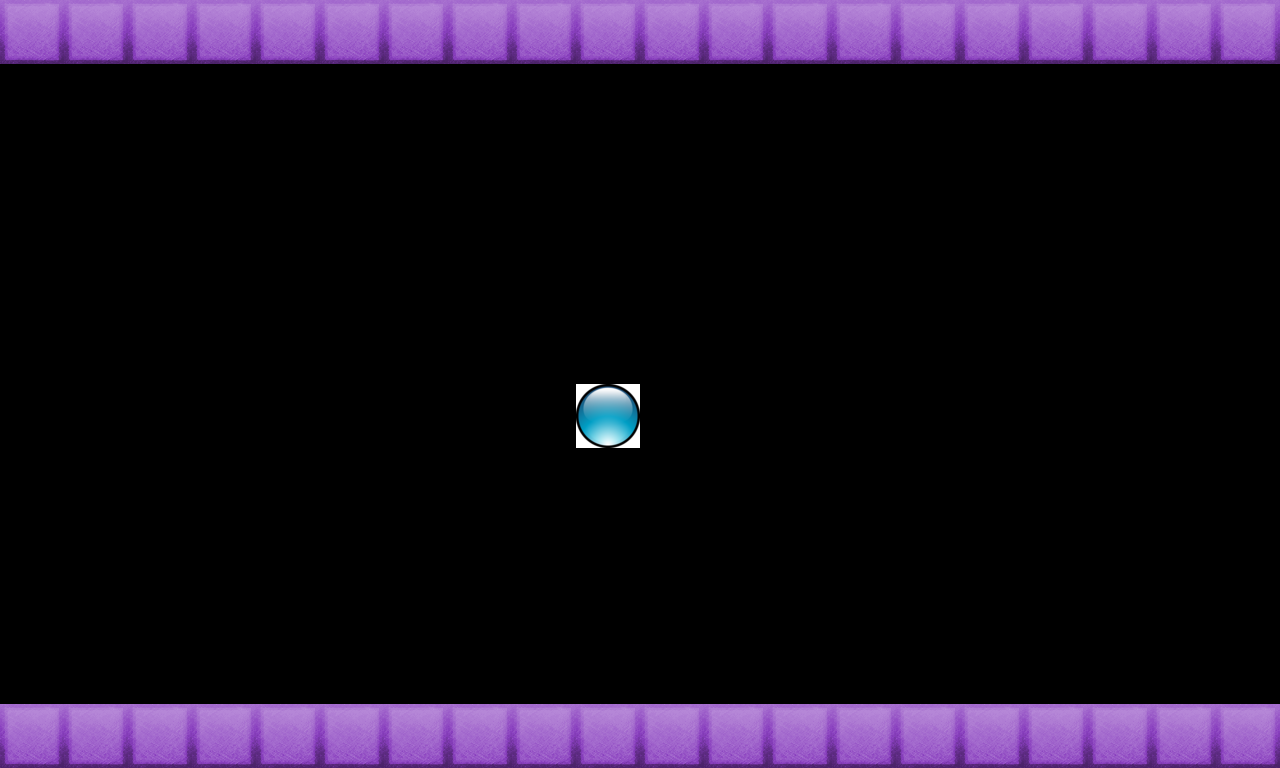

Rendered tile map (Tiled .tmx) drawn with the repository's tilesets; below, a short description and the map source with its tile grids summarised:
An orthogonal 20x12 tile map with 64x64 px tiles, 2 tile layers (Background, Objects).

<map version="1.0" orientation="orthogonal" renderorder="right-down" width="20" height="12" tilewidth="64" tileheight="64" nextobjectid="1">
 <tileset firstgid="1" name="PongObjects" tilewidth="64" tileheight="64" tilecount="40" columns="8">
  <image source="pong_objects.png" trans="ffffff" width="512" height="324" />
 </tileset>
 <layer name="Background" width="20" height="12">
  <data>[240 cells, 41 non-empty, 2 distinct tile ids]</data>
 </layer>
 <layer name="Objects" width="20" height="12">
  <data>[240 cells, 0 non-empty, 0 distinct tile ids]</data>
 </layer>
</map>